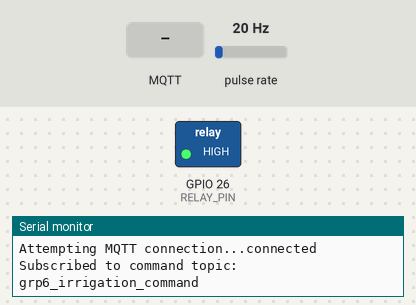
This sketch was run on a simulated ESP32. On the bench: switched loads named in the sketch (green lamp = pin HIGH), the last lines printed to the serial monitor. Wiring (inferred from the names in the program): pulse sensor: data GPIO 25. Inputs (shaded band) come from the test bench; at power-on: pulse rate 20 Hz. WiFi joins after 1.5 s; servers stay silent unless stated; network time is answered at once with the bench clock; the local clock reads 2024-03-15 10:24:30 at power-on unless the sketch sets it; no MQTT or app messages arrive unless stated.

Above: at 2.7 s.
2.8 s: MQTT message "ON" arrives on the first subscribed topic
At 3.9 s:
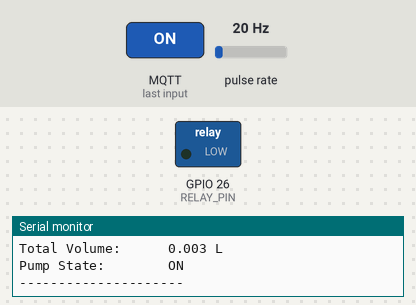
4.3 s: MQTT message "OFF" arrives on the first subscribed topic
At 5.4 s:
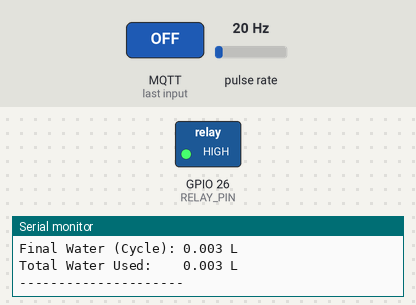
Timing chart, 0 to 7.3 s (numbered marks = the images above; inputs shaded):
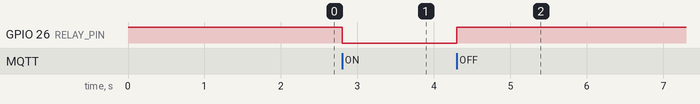

The sketch:

Firmware_Esp32.ino
```cpp
#include <WiFi.h>
#include <PubSubClient.h>
#include <ArduinoJson.h>
#include <WiFiUdp.h>
#include <NTPClient.h>
#include <time.h>

// --- Pinout Configuration ---
#define RELAY_PIN   26
#define SENSOR_PIN  25

// --- WiFi & MQTT Configuration ---
const char* ssid = "2024";
const char* password = "2024@uwc";
const char* mqtt_server = "172.17.132.63";
const int   mqtt_port = 1883;
const char* mqtt_data_topic = "grp6_irrigation_data";
const char* mqtt_command_topic = "grp6_irrigation_command";

// --- Time (NTP) Configuration ---
WiFiUDP ntpUDP;
const long utcOffsetInSeconds = 7200;
NTPClient timeClient(ntpUDP, "pool.ntp.org", utcOffsetInSeconds);

// --- Global Variables ---
volatile byte pulseCount;
float calibrationFactor = 85.0;
float flowRate;
unsigned long totalMilliLitres = 0;   // **NEW: Tracks total volume, never resets**
unsigned long cycleMilliLitres = 0;   // **NEW: Tracks volume for the current cycle**
bool pumpState = false;

// Timers
unsigned long previousMillis = 0;
unsigned long minuteMillis = 0;
unsigned long pumpStartTime = 0;
const unsigned long FAILSAFE_DURATION = 3600000UL; // 1 hour
int interval = 1000;

// Minute Average
float totalFlowRateForMinute = 0;
int readingCountForMinute = 0;

WiFiClient espClient;
PubSubClient client(espClient);

// --- Function to send the final OFF status ---
void sendPumpOffStatus() {
  char formattedTime[20];
  if (timeClient.getEpochTime() < 1609459200) {
      strcpy(formattedTime, "Syncing...");
  } else {
      time_t epochTime = timeClient.getEpochTime();
      struct tm* timeinfo = localtime(&epochTime);
      strftime(formattedTime, sizeof(formattedTime), "%Y-%m-%d %H:%M:%S", timeinfo);
  }

  StaticJsonDocument<300> doc;
  doc["timestamp"] = formattedTime;
  doc["flow_rate_Lmin"] = 0.00;
  doc["total_volume"] = float_with_three_decimals(totalMilliLitres / 1000.0);
  doc["water_used_cycle"] = float_with_three_decimals(cycleMilliLitres / 1000.0);
  doc["pump_state"] = "OFF";
  char jsonBuffer[512];
  serializeJson(doc, jsonBuffer);
  client.publish(mqtt_data_topic, jsonBuffer);

  Serial.println("\n---------------------");
  Serial.println("PUMP TURNED OFF");
  Serial.print("Final Water (Cycle): ");
  Serial.print(cycleMilliLitres / 1000.0, 3);
  Serial.println(" L");
  Serial.print("Total Water Used:    ");
  Serial.print(totalMilliLitres / 1000.0, 3);
  Serial.println(" L");
  Serial.println("---------------------\n");
}

// --- Function to handle incoming MQTT commands ---
void callback(char* topic, byte* payload, unsigned int length) {
  String message;
  for (int i = 0; i < length; i++) {
    message += (char)payload[i];
  }
  Serial.print("Command received [");
  Serial.print(topic);
  Serial.print("]: ");
  Serial.println(message);

  if (String(topic) == mqtt_command_topic) {
    if (message == "ON" && !pumpState) {
      digitalWrite(RELAY_PIN, LOW);
      pumpState = true;
      pumpStartTime = millis();
      cycleMilliLitres = 0; // **KEY CHANGE: Reset cycle volume on ON**
    } else if (message == "OFF" && pumpState) {
      digitalWrite(RELAY_PIN, HIGH);
      pumpState = false;
      sendPumpOffStatus();
    }
  }
}

void IRAM_ATTR pulseCounter() {
  if (pumpState) {
    pulseCount++;
  }
}

void setup_wifi() {
    delay(10);
    Serial.println();
    Serial.print("Connecting to ");
    Serial.println(ssid);
    WiFi.begin(ssid, password);
    while (WiFi.status() != WL_CONNECTED) {
        delay(500);
        Serial.print(".");
    }
    Serial.println("\nWiFi connected");
    Serial.print("IP address: ");
    Serial.println(WiFi.localIP());
}

void reconnect() {
  while (!client.connected()) {
    Serial.print("Attempting MQTT connection...");
    if (client.connect("ESP32-Irrigation-Client")) {
      Serial.println("connected");
      client.subscribe(mqtt_command_topic);
      Serial.print("Subscribed to command topic: ");
      Serial.println(mqtt_command_topic);
    } else {
      Serial.print("failed, rc=");
      Serial.print(client.state());
      Serial.println(" try again in 5 seconds");
      delay(5000);
    }
  }
}

void setup() {
  Serial.begin(115200);
  pinMode(RELAY_PIN, OUTPUT);
  pinMode(SENSOR_PIN, INPUT_PULLUP);
  digitalWrite(RELAY_PIN, HIGH);
  setup_wifi();
  client.setServer(mqtt_server, mqtt_port);
  client.setCallback(callback);
  timeClient.begin();
  attachInterrupt(digitalPinToInterrupt(SENSOR_PIN), pulseCounter, FALLING);
  Serial.println("\nIrrigation System Monitor");
  Serial.println("Pump is OFF. Waiting for command...\n");
}

void loop() {
  if (!client.connected()) {
    reconnect();
  }
  client.loop();
  timeClient.update();

  unsigned long currentMillis = millis();

  // Failsafe Check
  if (pumpState && (currentMillis - pumpStartTime >= FAILSAFE_DURATION)) {
    Serial.println("\n*****************************************");
    Serial.println("!!! FAILSAFE TRIGGERED !!!");

    digitalWrite(RELAY_PIN, HIGH);
    pumpState = false;
    sendPumpOffStatus();
  }

  if (currentMillis - previousMillis >= interval) {
    previousMillis = currentMillis;

    if (pumpState) {
      detachInterrupt(digitalPinToInterrupt(SENSOR_PIN));
      byte pulse1Sec = pulseCount;
      pulseCount = 0;
      attachInterrupt(digitalPinToInterrupt(SENSOR_PIN), pulseCounter, FALLING);

      flowRate = ((1000.0 / interval) * pulse1Sec) / calibrationFactor;
      unsigned long flowMilliLitres = (flowRate / 60) * 1000;

      // **KEY CHANGE: Add water to both totals**
      totalMilliLitres += flowMilliLitres;
      cycleMilliLitres += flowMilliLitres;

      totalFlowRateForMinute += flowRate;
      readingCountForMinute++;

      char formattedTime[20];
      if (timeClient.getEpochTime() < 1609459200) {
          strcpy(formattedTime, "Syncing...");
      } else {
          time_t epochTime = timeClient.getEpochTime();
          struct tm* timeinfo = localtime(&epochTime);
          strftime(formattedTime, sizeof(formattedTime), "%Y-%m-%d %H:%M:%S", timeinfo);
      }

      StaticJsonDocument<300> doc;
      doc["timestamp"] = formattedTime;
      doc["flow_rate_Lmin"] = float_with_two_decimals(flowRate);
      doc["total_volume"] = float_with_three_decimals(totalMilliLitres / 1000.0);
      doc["water_used_cycle"] = float_with_three_decimals(cycleMilliLitres / 1000.0);
      doc["pump_state"] = "ON";
      char jsonBuffer[512];
      serializeJson(doc, jsonBuffer);
      client.publish(mqtt_data_topic, jsonBuffer);

      Serial.println("--- Sensor Update ---");
      Serial.print("Timestamp:         "); Serial.println(formattedTime);
      Serial.print("Flow Rate:         "); Serial.print(flowRate, 2); Serial.println(" L/min");
      Serial.print("Water Used (Cycle): "); Serial.print(cycleMilliLitres / 1000.0, 3); Serial.println(" L");
      Serial.print("Total Volume:      "); Serial.print(totalMilliLitres / 1000.0, 3); Serial.println(" L");
      Serial.print("Pump State:        ON\n");
      Serial.println("---------------------");
    }
  }

  if (pumpState && (currentMillis - minuteMillis >= 60000)) {
    minuteMillis = currentMillis;
    if (readingCountForMinute > 0) {
      float averageFlowRate = totalFlowRateForMinute / readingCountForMinute;
      Serial.println("*****************************************");
      Serial.println("           MINUTE SUMMARY");
      Serial.print("Average Flow Rate: ");
      Serial.print(averageFlowRate, 2);
      Serial.println(" L/min");
      Serial.println("*****************************************\n");
      totalFlowRateForMinute = 0;
      readingCountForMinute = 0;
    }
  }
}

float float_with_two_decimals(float value) {
  return (int)(value * 100) / 100.0;
}
float float_with_three_decimals(float value) {
  return (int)(value * 1000) / 1000.0;
}
```

Measured:
- after the input at 2.8 s, GPIO 26 (RELAY_PIN): HIGH → LOW at once
- after the input at 4.3 s, GPIO 26 (RELAY_PIN): LOW → HIGH at once
